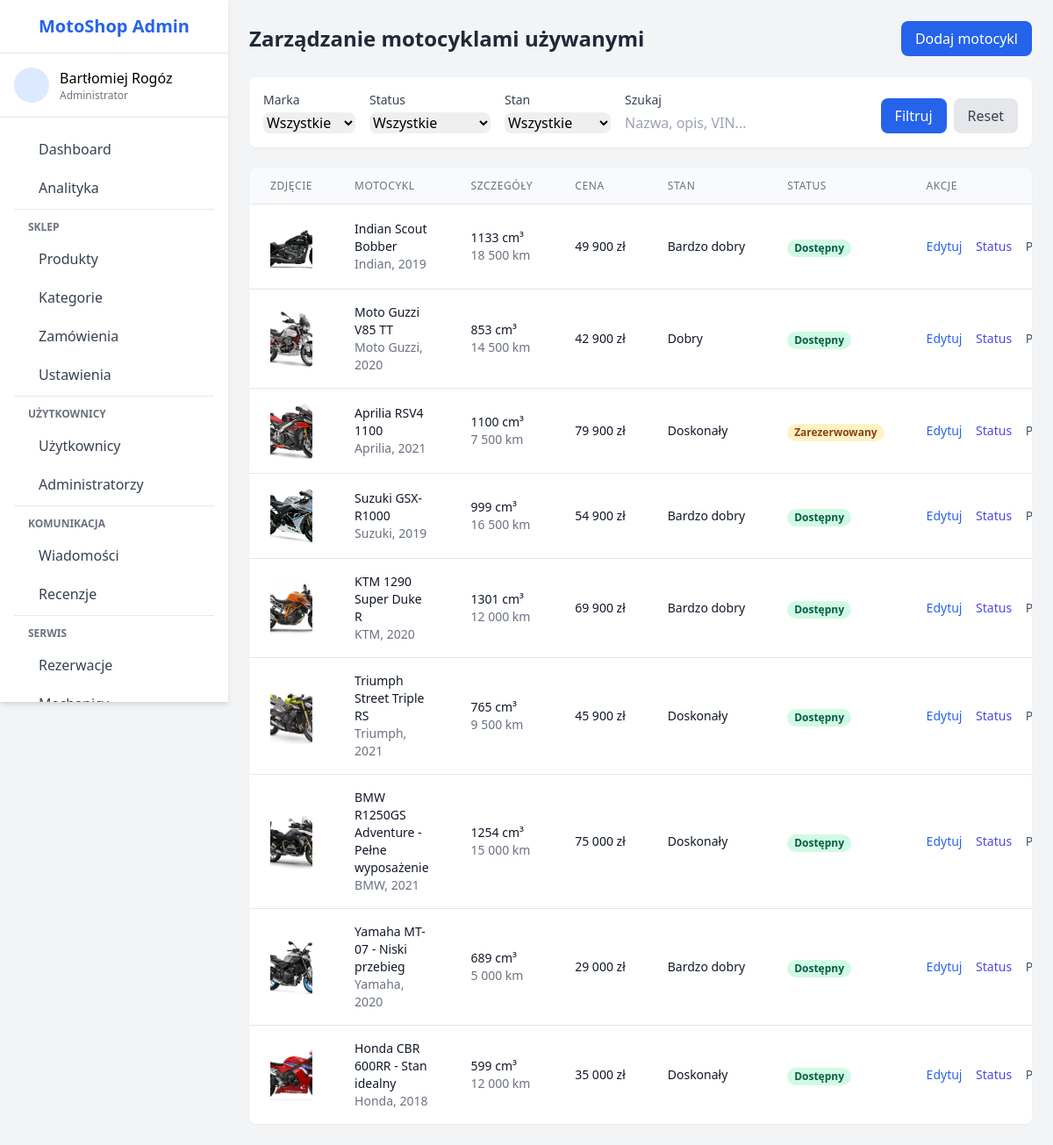
Screenshot of /admin/used_motorcycles.php (signed in) with the database file from the repository.
### tables this page shows
CREATE TABLE `used_motorcycles` (
  `id` int(11) NOT NULL,
  `title` varchar(255) NOT NULL,
  `brand` varchar(100) NOT NULL,
  `model` varchar(100) NOT NULL,
  `year` int(11) NOT NULL,
  `mileage` int(11) NOT NULL,
  `engine_capacity` int(11) NOT NULL,
  `power` int(11) DEFAULT NULL,
  `color` varchar(50) DEFAULT NULL,
  `price` decimal(10,2) NOT NULL,
  `description` text DEFAULT NULL,
  `features` text DEFAULT NULL,
  `registration_number` varchar(20) DEFAULT NULL,
  `vin` varchar(50) DEFAULT NULL,
  `condition` enum('excellent','very_good','good','average','poor') NOT NULL,
  `status` enum('available','reserved','sold','hidden') DEFAULT 'available',
  `featured` tinyint(1) DEFAULT 0,
  `created_at` timestamp NOT NULL DEFAULT current_timestamp(),
  `updated_at` timestamp NOT NULL DEFAULT current_timestamp() ON UPDATE current_timestamp()
);

### admin/used_motorcycles.php (the view, shortened to what this page needs)
<?php
$base_path = dirname(__DIR__);
require_once $base_path . '/includes/config.php';
$search = isset($_GET['search']) ? sanitize($_GET['search']) : '';
$page = isset($_GET['page']) ? (int)$_GET['page'] : 1;
$per_page = 10;
$query = "SELECT m.*,
         (SELECT image_path FROM motorcycle_images mi WHERE mi.motorcycle_id = m.id AND mi.is_main = 1 LIMIT 1) as image_path
         FROM used_motorcycles m
         WHERE 1=1";
$query .= " ORDER BY m.id DESC";
$offset = ($page - 1) * $per_page;
$query .= " LIMIT $offset, $per_page";
$result = $conn->query($query);
$motorcycles = [];
if ($result && $result->num_rows > 0) {
    while ($row = $result->fetch_assoc()) {
        $motorcycles[] = $row;
    }
}
include 'includes/header.php';
include 'includes/sidebar.php';
?>
<div class="admin-content ml-0 lg:ml-260 p-4 md:p-6">
    <div class="flex justify-between items-center mb-6">
        <h1 class="text-2xl font-bold text-gray-800">Zarządzanie motocyklami używanymi</h1>
        <a href="motorcycle_form.php" class="bg-blue-600 text-white py-2 px-4 rounded-lg font-medium hover:bg-blue-700 transition">
            Dodaj motocykl
        </a>
    </div>
    <div class="bg-white rounded-lg shadow-sm p-4 mb-6">
        <form action="" method="get" class="space-y-4 md:space-y-0 md:flex md:flex-wrap md:items-end md:gap-4">
            <div>
                <label for="brand" class="block text-sm font-medium text-gray-700 mb-1">Marka</label>
                <select id="brand" name="brand" class="border-gray-300 rounded-lg focus:ring-blue-500 focus:border-blue-500">
                    <option value="">Wszystkie</option>
                </select>
            </div>
            <div>
                <label for="status" class="block text-sm font-medium text-gray-700 mb-1">Status</label>
                <select id="status" name="status" class="border-gray-300 rounded-lg focus:ring-blue-500 focus:border-blue-500">
                    <option value="">Wszystkie</option>
                </select>
            </div>
            <div>
                <label for="condition" class="block text-sm font-medium text-gray-700 mb-1">Stan</label>
                <select id="condition" name="condition" class="border-gray-300 rounded-lg focus:ring-blue-500 focus:border-blue-500">
                    <option value="">Wszystkie</option>
                </select>
            </div>
            <div class="flex-grow">
                <label for="search" class="block text-sm font-medium text-gray-700 mb-1">Szukaj</label>
                <input type="text" id="search" name="search" value="<?php echo $search; ?>" placeholder="Nazwa, opis, VIN..." class="w-full border-gray-300 rounded-lg focus:ring-blue-500 focus:border-blue-500">
            </div>
            <div class="flex space-x-2">
                <button type="submit" class="bg-blue-600 text-white py-2 px-4 rounded-lg font-medium hover:bg-blue-700 transition">
                    Filtruj
                </button>
                <a href="used_motorcycles.php" class="bg-gray-200 text-gray-700 py-2 px-4 rounded-lg font-medium hover:bg-gray-300 transition">
                    Reset
                </a>
            </div>
        </form>
    </div>
    <div class="bg-white rounded-lg shadow-sm overflow-hidden">
        <?php if (empty($motorcycles)): ?>
        <div class="p-6 text-center">
            <p class="text-gray-500">Brak motocykli używanych spełniających kryteria wyszukiwania.</p>
        </div>
        <?php else: ?>
        <div class="overflow-x-auto">
            <table class="min-w-full divide-y divide-gray-200">
                <thead class="bg-gray-50">
                    <tr>
                        <th scope="col" class="px-6 py-3 text-left text-xs font-medium text-gray-500 uppercase tracking-wider">
                            Zdjęcie
                        </th>
                        <th scope="col" class="px-6 py-3 text-left text-xs font-medium text-gray-500 uppercase tracking-wider">
                            Motocykl
                        </th>
                        <th scope="col" class="px-6 py-3 text-left text-xs font-medium text-gray-500 uppercase tracking-wider">
                            Szczegóły
                        </th>
                        <th scope="col" class="px-6 py-3 text-left text-xs font-medium text-gray-500 uppercase tracking-wider">
                            Cena
                        </th>
                        <th scope="col" class="px-6 py-3 text-left text-xs font-medium text-gray-500 uppercase tracking-wider">
                            Stan
                        </th>
                        <th scope="col" class="px-6 py-3 text-left text-xs font-medium text-gray-500 uppercase tracking-wider">
                            Status
                        </th>
                        <th scope="col" class="px-6 py-3 text-left text-xs font-medium text-gray-500 uppercase tracking-wider">
                            Akcje
                        </th>
                    </tr>
                </thead>
                <tbody class="bg-white divide-y divide-gray-200">
                    <?php foreach ($motorcycles as $motorcycle): ?>
                    <tr class="hover:bg-gray-50">
                        <td class="px-6 py-4 whitespace-nowrap">
                            <?php if (!empty($motorcycle['image_path'])): ?>
                            <img src="<?php echo '../' . $motorcycle['image_path']; ?>" alt="<?php echo $motorcycle['title']; ?>" class="h-16 w-24 object-cover rounded">
                            <?php else: ?>
                            <div class="h-16 w-24 bg-gray-200 flex items-center justify-center rounded">
                                <i class="ri-image-line text-gray-400 text-xl"></i>
                            </div>
                            <?php endif; ?>
                        </td>
                        <td class="px-6 py-4">
                            <div class="text-sm font-medium text-gray-900"><?php echo $motorcycle['title']; ?></div>
                            <div class="text-sm text-gray-500"><?php echo $motorcycle['brand']; ?>, <?php echo $motorcycle['year']; ?></div>
                        </td>
                        <td class="px-6 py-4">
                            <div class="text-sm text-gray-900"><?php echo $motorcycle['engine_capacity']; ?> cm³</div>
                            <div class="text-sm text-gray-500"><?php echo number_format($motorcycle['mileage'], 0, ',', ' '); ?> km</div>
                        </td>
                        <td class="px-6 py-4 whitespace-nowrap">
                            <div class="text-sm font-medium text-gray-900"><?php echo number_format($motorcycle['price'], 0, ',', ' '); ?> zł</div>
                        </td>
                        <td class="px-6 py-4 whitespace-nowrap">
                            <?php
                            $condition_text = '';
                            switch ($motorcycle['condition']) {
                                case 'excellent':
                                    $condition_text = 'Doskonały';
                                    break;
                                case 'very_good':
                                    $condition_text = 'Bardzo dobry';
                                    break;
                                case 'good':
                                    $condition_text = 'Dobry';
                                    break;
                            }
                            ?>
                            <div class="text-sm text-gray-900"><?php echo $condition_text; ?></div>
                        </td>
                        <td class="px-6 py-4 whitespace-nowrap">
                            <?php
                            $status_class = '';
                            $status_text = '';
                            switch ($motorcycle['status']) {
                                case 'available':
                                    $status_class = 'bg-green-100 text-green-800';
                                    $status_text = 'Dostępny';
                                    break;
                                case 'reserved':
                                    $status_class = 'bg-yellow-100 text-yellow-800';
                                    $status_text = 'Zarezerwowany';
                                    break;
                            }
                            ?>
                            <span class="px-2 inline-flex text-xs leading-5 font-semibold rounded-full <?php echo $status_class; ?>">
                                <?php echo $status_text; ?>
                            </span>
                        </td>
                        <td class="px-6 py-4 whitespace-nowrap text-sm font-medium">
                            <a href="motorcycle_form.php?id=<?php echo $motorcycle['id']; ?>" class="text-blue-600 hover:text-blue-900 mr-3">
                                Edytuj
                            </a>
                            <button class="text-indigo-600 hover:text-indigo-900 mr-3"
                                    onclick="changeStatus(<?php echo $motorcycle['id']; ?>, '<?php echo $motorcycle['status']; ?>')">
                                Status
                            </button>
                            <a href="../motorcycle.php?id=<?php echo $motorcycle['id']; ?>" target="_blank" class="text-gray-600 hover:text-gray-900">
                                Podgląd
                            </a>
                        </td>
                    </tr>
                    <?php endforeach; ?>
                </tbody>
            </table>
        </div>
        <?php endif; ?>
    </div>
</div>
<?php
include 'includes/footer.php';
?>

### admin/includes/header.php (style rules this page uses)
* { box-sizing: border-box; }
body { overflow-x: hidden; }
.admin-content { flex-grow: 1; margin-left: 260px; width: calc(100% - 260px); transition: all 0.3s; }

### rows the page displays
used_motorcycles: shows a picture, title "Indian Scout Bobber", brand "Indian", year "2019", engine_capacity "1133", mileage "18 500", price "49 900", condition "Bardzo dobry", status "Dostępny"
used_motorcycles: shows a picture, title "Moto Guzzi V85 TT", brand "Moto Guzzi", year "2020", engine_capacity "853", mileage "14 500", price "42 900", condition "Dobry", status "Dostępny"
used_motorcycles: shows a picture, title "Aprilia RSV4 1100", brand "Aprilia", year "2021", engine_capacity "1100", mileage "7 500", price "79 900", condition "Doskonały", status "Zarezerwowany"
used_motorcycles: shows a picture, title "Suzuki GSX-R1000", brand "Suzuki", year "2019", engine_capacity "999", mileage "16 500", price "54 900", condition "Bardzo dobry", status "Dostępny"
used_motorcycles: shows a picture, title "KTM 1290 Super Duke R", brand "KTM", year "2020", engine_capacity "1301", mileage "12 000", price "69 900", condition "Bardzo dobry", status "Dostępny"
used_motorcycles: shows a picture, title "Triumph Street Triple RS", brand "Triumph", year "2021", engine_capacity "765", mileage "9 500", price "45 900", condition "Doskonały", status "Dostępny"
used_motorcycles: shows a picture, title "BMW R1250GS Adventure - Pełne wyposażenie", brand "BMW", year "2021", engine_capacity "1254", mileage "15 000", price "75 000", condition "Doskonały", status "Dostępny"
used_motorcycles: shows a picture, title "Yamaha MT-07 - Niski przebieg", brand "Yamaha", year "2020", engine_capacity "689", mileage "5 000", price "29 000", condition "Bardzo dobry", status "Dostępny"
used_motorcycles: shows a picture, title "Honda CBR 600RR - Stan idealny", brand "Honda", year "2018", engine_capacity "599", mileage "12 000", price "35 000", condition "Doskonały", status "Dostępny"

### other values shown
$_SESSION['admin_name'] "Bartłomiej Rogóz"
$role_display "Administrator"
